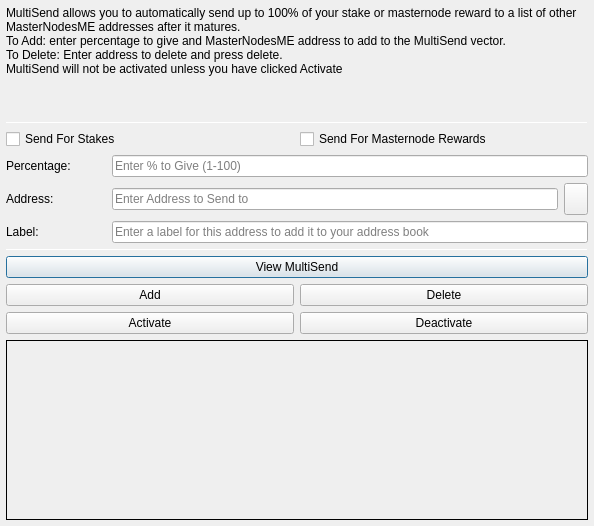
<?xml version="1.0" encoding="UTF-8"?>
<ui version="4.0">
 <class>MultiSendDialog</class>
 <widget class="QDialog" name="MultiSendDialog">
  <property name="windowModality">
   <enum>Qt::NonModal</enum>
  </property>
  <property name="geometry">
   <rect>
    <x>0</x>
    <y>0</y>
    <width>594</width>
    <height>526</height>
   </rect>
  </property>
  <property name="windowTitle">
   <string>MultiSend</string>
  </property>
  <layout class="QVBoxLayout" name="verticalLayout" stretch="0">
   <property name="leftMargin">
    <number>6</number>
   </property>
   <property name="topMargin">
    <number>6</number>
   </property>
   <property name="rightMargin">
    <number>6</number>
   </property>
   <property name="bottomMargin">
    <number>6</number>
   </property>
   <item>
    <layout class="QVBoxLayout" name="verticalLayout_Main" stretch="1,1,1,0,1,1,1">
     <item>
      <widget class="QLabel" name="label_2">
       <property name="lineWidth">
        <number>1</number>
       </property>
       <property name="text">
        <string>MultiSend allows you to automatically send up to 100% of your stake or masternode reward to a list of other MasterNodesME addresses after it matures.
To Add: enter percentage to give and MasterNodesME address to add to the MultiSend vector.
To Delete: Enter address to delete and press delete.
MultiSend will not be activated unless you have clicked Activate</string>
       </property>
       <property name="alignment">
        <set>Qt::AlignLeading|Qt::AlignLeft|Qt::AlignTop</set>
       </property>
       <property name="wordWrap">
        <bool>true</bool>
       </property>
      </widget>
     </item>
     <item>
      <widget class="Line" name="line">
       <property name="minimumSize">
        <size>
         <width>0</width>
         <height>1</height>
        </size>
       </property>
       <property name="maximumSize">
        <size>
         <width>16777215</width>
         <height>1</height>
        </size>
       </property>
       <property name="orientation">
        <enum>Qt::Horizontal</enum>
       </property>
      </widget>
     </item>
     <item>
      <layout class="QVBoxLayout" name="verticalLayout_Settings">
       <item>
        <layout class="QHBoxLayout" name="horizontalLayout">
         <item>
          <widget class="QCheckBox" name="multiSendStakeCheckBox">
           <property name="text">
            <string>Send For Stakes</string>
           </property>
          </widget>
         </item>
         <item>
          <widget class="QCheckBox" name="multiSendMasternodeCheckBox">
           <property name="text">
            <string>Send For Masternode Rewards</string>
           </property>
          </widget>
         </item>
        </layout>
       </item>
       <item>
        <layout class="QHBoxLayout" name="horizontalLayout_6">
         <item>
          <widget class="QLabel" name="label">
           <property name="minimumSize">
            <size>
             <width>100</width>
             <height>0</height>
            </size>
           </property>
           <property name="toolTip">
            <string>Percentage of stake to send</string>
           </property>
           <property name="text">
            <string>Percentage:</string>
           </property>
          </widget>
         </item>
         <item>
          <widget class="QLineEdit" name="multiSendPercentEdit">
           <property name="toolTip">
            <string>Enter whole numbers 1 - 100</string>
           </property>
           <property name="placeholderText">
            <string>Enter % to Give (1-100)</string>
           </property>
          </widget>
         </item>
        </layout>
       </item>
       <item>
        <layout class="QHBoxLayout" name="horizontalLayout_7">
         <item>
          <widget class="QLabel" name="label_5">
           <property name="minimumSize">
            <size>
             <width>100</width>
             <height>0</height>
            </size>
           </property>
           <property name="toolTip">
            <string>Address to send portion of stake to</string>
           </property>
           <property name="text">
            <string>Address:</string>
           </property>
          </widget>
         </item>
         <item>
          <widget class="QLineEdit" name="multiSendAddressEdit">
           <property name="toolTip">
            <string/>
           </property>
           <property name="placeholderText">
            <string>Enter Address to Send to</string>
           </property>
          </widget>
         </item>
         <item>
          <widget class="QToolButton" name="addressBookButton">
           <property name="maximumSize">
            <size>
             <width>16777215</width>
             <height>32</height>
            </size>
           </property>
           <property name="toolTip">
            <string>Choose an address from the address book</string>
           </property>
           <property name="text">
            <string/>
           </property>
           <property name="icon">
            <iconset resource="../masternodesme.qrc">
             <normaloff>:/icons/address-book</normaloff>:/icons/address-book</iconset>
           </property>
           <property name="shortcut">
            <string>Alt+A</string>
           </property>
          </widget>
         </item>
        </layout>
       </item>
      </layout>
     </item>
     <item>
      <layout class="QHBoxLayout" name="horizontalLayout_3">
       <item>
        <widget class="QLabel" name="label_3">
         <property name="minimumSize">
          <size>
           <width>100</width>
           <height>0</height>
          </size>
         </property>
         <property name="text">
          <string>Label:</string>
         </property>
        </widget>
       </item>
       <item>
        <widget class="QLineEdit" name="labelAddressLabelEdit">
         <property name="placeholderText">
          <string>Enter a label for this address to add it to your address book</string>
         </property>
        </widget>
       </item>
      </layout>
     </item>
     <item>
      <widget class="Line" name="line_2">
       <property name="minimumSize">
        <size>
         <width>0</width>
         <height>1</height>
        </size>
       </property>
       <property name="maximumSize">
        <size>
         <width>16777215</width>
         <height>1</height>
        </size>
       </property>
       <property name="orientation">
        <enum>Qt::Horizontal</enum>
       </property>
      </widget>
     </item>
     <item>
      <layout class="QVBoxLayout" name="verticalLayout_Buttons">
       <item>
        <layout class="QHBoxLayout" name="horizontalLayout_4">
         <item>
          <widget class="QPushButton" name="viewButton">
           <property name="toolTip">
            <string/>
           </property>
           <property name="statusTip">
            <string>View MultiSend Vector</string>
           </property>
           <property name="text">
            <string>View MultiSend</string>
           </property>
          </widget>
         </item>
        </layout>
       </item>
       <item>
        <layout class="QHBoxLayout" name="horizontalLayout_2">
         <item>
          <widget class="QPushButton" name="addButton">
           <property name="toolTip">
            <string/>
           </property>
           <property name="statusTip">
            <string>Add to MultiSend Vector</string>
           </property>
           <property name="text">
            <string>Add</string>
           </property>
          </widget>
         </item>
         <item>
          <widget class="QPushButton" name="deleteButton">
           <property name="toolTip">
            <string/>
           </property>
           <property name="statusTip">
            <string>Delete Address From MultiSend Vector</string>
           </property>
           <property name="text">
            <string>Delete</string>
           </property>
          </widget>
         </item>
        </layout>
       </item>
       <item>
        <layout class="QHBoxLayout" name="horizontalLayout_5">
         <item>
          <widget class="QPushButton" name="activateButton">
           <property name="statusTip">
            <string>Activate MultiSend</string>
           </property>
           <property name="text">
            <string>Activate</string>
           </property>
          </widget>
         </item>
         <item>
          <widget class="QPushButton" name="disableButton">
           <property name="statusTip">
            <string>Deactivate MultiSend</string>
           </property>
           <property name="text">
            <string>Deactivate</string>
           </property>
          </widget>
         </item>
        </layout>
       </item>
      </layout>
     </item>
     <item>
      <widget class="QLabel" name="message">
       <property name="minimumSize">
        <size>
         <width>0</width>
         <height>180</height>
        </size>
       </property>
       <property name="frameShape">
        <enum>QFrame::Panel</enum>
       </property>
       <property name="frameShadow">
        <enum>QFrame::Plain</enum>
       </property>
       <property name="lineWidth">
        <number>1</number>
       </property>
       <property name="midLineWidth">
        <number>1</number>
       </property>
       <property name="text">
        <string/>
       </property>
       <property name="alignment">
        <set>Qt::AlignLeading|Qt::AlignLeft|Qt::AlignTop</set>
       </property>
       <property name="wordWrap">
        <bool>true</bool>
       </property>
      </widget>
     </item>
    </layout>
   </item>
  </layout>
 </widget>
 <resources>
  <include location="../masternodesme.qrc"/>
 </resources>
 <connections/>
</ui>
